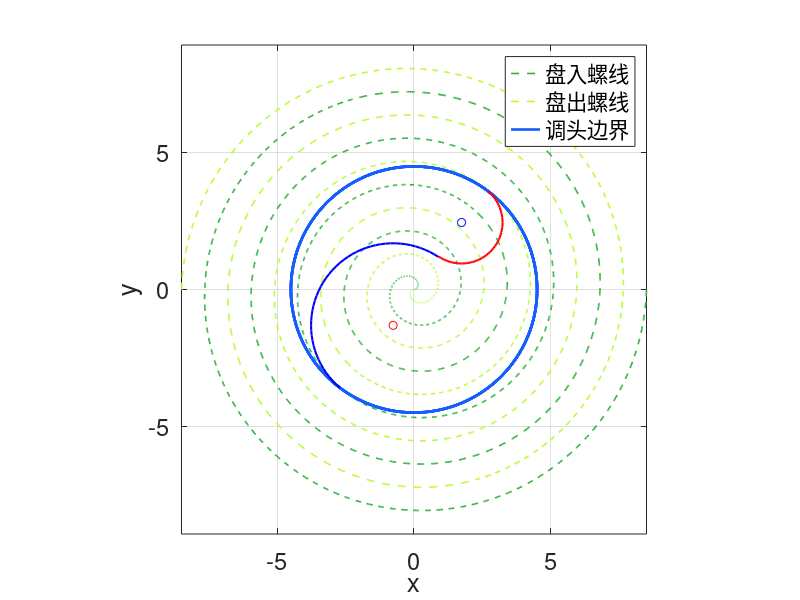
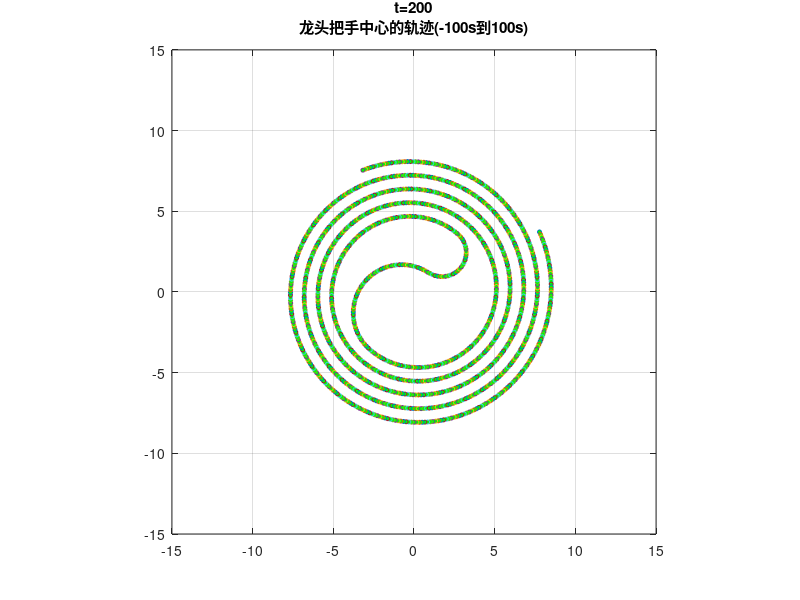

Source code (MATLAB) for these figures, in order: (Note: this script raises an error after producing the figures.)
clc;close all;clear

b_d=1.7; % 螺距
b=b_d./2./pi; % 螺线方程的系数
longshen=3.41;
longtoubashou=longshen-0.275.*2; % 龙头把手两个孔之间的距离
longshen2=2.2;
longshenbashou=longshen2-0.275.*2; % 其他凳子把手两个孔之间的距离
v_longtou=1; % 头节点速度
N=223; 
%% 盘出螺线与盘入螺线中心对称：

cita=5.*2.*pi:-0.01:0;
r=b.*cita;
x=r.*cos(cita);
y=r.*sin(cita);
figure(1)
set(gcf,'Position',[200 200 600 600]);
c_1=rand(1,3);
plot(x,y,'--','Color',c_1,'LineWidth',1.2)
axis equal
grid on
xlabel('x')
ylabel('y')
set(gca,'FontSize',17) 
hold on

cita=cita-pi;
R2=b.*(cita+pi); % 旋转180°
x2=R2.*cos(cita);
y2=R2.*sin(cita);
c_2=rand(1,3);
plot(x2,y2,'m--','Color',c_2,'LineWidth',1.2)

R=4.5; % 掉头区域半径
x_diao=R.*cos(cita);
y_diao=R.*sin(cita);
c_3=sort(rand(1,3));
plot(x_diao,y_diao,'Color',c_3,'LineWidth',1.9)


%% 写出入螺线和出螺线与圆形边界的交点角度./交点处的切线斜率等几何信息
cita_ru=R./b;
cita_chu=R./b-pi; 
slo=(b.*sin(cita_ru)+R.*cos(cita_ru))./(b.*cos(cita_ru)-R.*sin(cita_ru));
cita_max_1=atan(-1./slo)+pi; 
cita_dengyao=atan(tan(cita_ru))+pi-cita_max_1; 
RC1_C2=R./cos(cita_dengyao); %得到r1+r2的值
RC2=RC1_C2./3;
RC2=RC2-0.0027;
RC1=RC2.*2; 
phi=2.*cita_dengyao; 
SC1=RC1.*(pi-phi); SC2=RC2.*(pi-phi); 
cita_min_1=cita_max_1-SC1./RC1;  
cita_min_2=cita_min_1-pi;
cita_max_2=cita_min_2+SC2./RC2; 
x_C1=R.*cos(cita_ru)+RC1.*cos(cita_max_1-pi);
y_C1=R.*sin(cita_ru)+RC1.*sin(cita_max_1-pi); 

x_C2=R.*cos(cita_chu)-RC2.*cos(cita_max_2);
y_C2=R.*sin(cita_chu)-RC2.*sin(cita_max_2); 
figure(1)
hold on
plot(x_C1+RC1.*cos(linspace(cita_min_1,cita_max_1,50)),y_C1+RC1.*sin(linspace(cita_min_1,cita_max_1,50)),'b','LineWidth',1.5)
plot(x_C1,y_C1,'ro')
plot(x_C2+RC2.*cos(linspace(cita_min_2,cita_max_2,50)),y_C2+RC2.*sin(linspace(cita_min_2,cita_max_2,50)),'r','LineWidth',1.5)
plot(x_C2,y_C2,'bo')
legend('盘入螺线','盘出螺线','调头边界')
axis equal

%% 盘入曲线上头节点的位置求解
mycita=@(t,cita)1./(b.*sqrt(1+cita.^2));
cita0=cita_ru; 
dt=0.1; 
dt=1./randi([5 20]);
tspan=0:dt:100; % 求解时间点
[tt,cita]=ode45(mycita,tspan,cita0); 
X1=b.*cita.*cos(cita);
Y1=b.*cita.*sin(cita);

tt_ru=tt(end:-1:1);
X_save=zeros(224,200./dt+1);
Y_save=zeros(224,200./dt+1); 
TH=zeros(224,200./dt+1);
X_save(1,1:length(X1))=X1(end:-1:1); 
Y_save(1,1:length(Y1))=Y1(end:-1:1); 
TH(1,1:length(cita))=cita(end:-1:1); 

tt_c1=dt:dt:SC1; 
cita_C1=-tt_c1./RC1+cita_max_1;
TH(1,length(cita)+(1:length(tt_c1)))=cita_C1;
X_save(1,length(X1)+(1:length(tt_c1)))=RC1.*cos(cita_C1)+x_C1; 
Y_save(1,length(Y1)+(1:length(tt_c1)))=RC1.*sin(cita_C1)+y_C1; 

tt_c2=tt_c1(end)+dt:dt:SC1+SC2; 
cita_C2=(tt_c2-SC1)./RC2+cita_min_1-pi; 
TH(1,length(cita)+length(cita_C1)+(1:length(tt_c2)))=cita_C2;
X_save(1,length(X1)+length(cita_C1)+(1:length(tt_c2)))=RC2.*cos(cita_C2)+x_C2; 
Y_save(1,length(Y1)+length(cita_C1)+(1:length(tt_c2)))=RC2.*sin(cita_C2)+y_C2; 

mycita=@(t,cita)1./(b.*sqrt(1+(cita+pi).^2));
cita0=cita_chu; 
tspan=tt_c2(end)+dt:dt:100; 
[tt,cita2]=ode45(mycita,tspan,cita0); 
X2=b.*(cita2+pi).*cos(cita2);
Y2=b.*(cita2+pi).*sin(cita2);
TH(1,length(cita)+length(cita_C1)+length(tt_c2)+1:end)=cita2;
X_save(1,length(cita)+length(cita_C1)+length(tt_c2)+1:end)=X2;
Y_save(1,length(cita)+length(cita_C1)+length(tt_c2)+1:end)=Y2; 
figure(3)
set(gcf,'Position',[300 300 600 600])
clf

for i=1:3:length(TH(1,:))
title({['t=',num2str((i-1).*dt)],'龙头把手中心的轨迹(-100s到100s)'})
plot(X_save(1,i),Y_save(1,i),'Marker','o','MarkerSize',3,'MarkerFaceColor','g')
hold on
axis equal
axis([-15 15 -15 15])
grid on
drawnow
end


t_total=-100:dt:100;
for jj=(1:length(t_total))
j=round((t_total(1)+100)./dt)+jj;
if t_total(jj)<=0 
for i=2:N+1 
d=longtoubashou.*(i<=2)+longshenbashou.*(i>2);
citaij=solve_cita1(b_d,X_save(i-1,j),Y_save(i-1,j),TH(i-1,j),d);
TH(i,j)=citaij;
X_save(i,j)=b.*citaij.*cos(citaij);
Y_save(i,j)=b.*citaij.*sin(citaij);

end
elseif t_total(jj)>0 && t_total(jj)<=SC1
flag0=2;
for i=2:N+1
d=longtoubashou.*(i<=2)+longshenbashou.*(i>2);
if flag0==2 
[xi,yi,citai,flag0]=solve_point_2_1(b_d,X_save(i-1,j),Y_save(i-1,j),TH(i-1,j),d,RC1,x_C1,y_C1,cita_max_1);
TH(i,j)=citai;
X_save(i,j)=xi;
Y_save(i,j)=yi;
else  
citaij=solve_cita1(b_d,X_save(i-1,j),Y_save(i-1,j),TH(i-1,j),d); 
TH(i,j)=citaij;
X_save(i,j)=b.*citaij.*cos(citaij);
Y_save(i,j)=b.*citaij.*sin(citaij);
end
end
elseif t_total(jj)>SC1 && t_total(jj)<=SC1+SC2
flag0=3;
for i=2:N+1
d=longtoubashou.*(i<=2)+longshenbashou.*(i>2); 
if flag0==3
[xi,yi,citai,flag0]=solve_point_3_2(X_save(i-1,j),Y_save(i-1,j),TH(i-1,j),d,RC1,x_C1,y_C1,RC2,x_C2,y_C2,cita_min_2);
TH(i,j)=citai;
X_save(i,j)=xi;
Y_save(i,j)=yi;
elseif flag0==2 
[xi,yi,citai,flag0]=solve_point_2_1(b_d,X_save(i-1,j),Y_save(i-1,j),TH(i-1,j),d,RC1,x_C1,y_C1,cita_max_1);
TH(i,j)=citai;
X_save(i,j)=xi;
Y_save(i,j)=yi;
else  
citaij=solve_cita1(b_d,X_save(i-1,j),Y_save(i-1,j),TH(i-1,j),d); 
TH(i,j)=citaij;
X_save(i,j)=b.*citaij.*cos(citaij);
Y_save(i,j)=b.*citaij.*sin(citaij);
end
end
else 
flag0=4;
for i=2:N+1
d=longtoubashou.*(i<=2)+longshenbashou.*(i>2); 
if flag0==4
[xi,yi,citai,flag0]=solve_point_4_3(b_d,X_save(i-1,j),Y_save(i-1,j),TH(i-1,j),d,RC2,x_C2,y_C2,cita_max_2);
TH(i,j)=citai;
X_save(i,j)=xi;
Y_save(i,j)=yi;
elseif flag0==3 
[xi,yi,citai,flag0]=solve_point_3_2(X_save(i-1,j),Y_save(i-1,j),TH(i-1,j),d,RC1,x_C1,y_C1,RC2,x_C2,y_C2,cita_min_2);
TH(i,j)=citai;
X_save(i,j)=xi;
Y_save(i,j)=yi;
elseif flag0==2 
[xi,yi,citai,flag0]=solve_point_2_1(b_d,X_save(i-1,j),Y_save(i-1,j),TH(i-1,j),d,RC1,x_C1,y_C1,cita_max_1);
TH(i,j)=citai;
X_save(i,j)=xi;
Y_save(i,j)=yi;
else  
citaij=solve_cita1(b_d,X_save(i-1,j),Y_save(i-1,j),TH(i-1,j),d); 
TH(i,j)=citaij;
X_save(i,j)=b.*citaij.*cos(citaij);
Y_save(i,j)=b.*citaij.*sin(citaij);
end
end
end
end

%% 可视化调头过程！
figure(100)
clf;
set(gcf,'Position',[200 200 600 600])
for j=(1:2:length(t_total))+round((t_total(1)+100)./dt)
plot(X_save(:,j),Y_save(:,j),'k-o')
title({['t=',num2str(dt.*(j-1)-100)],'轨迹图'})
axis equal
grid on
xlabel('x')
ylabel('y')
axis([-17 17 -17 17])
drawnow

end

Vx=zeros(size(X_save));
Vy=Vx;
Vx(:,1)=(X_save(:,2)-X_save(:,1))./dt; 
Vx(:,end)=(X_save(:,end)-X_save(:,end-1))./dt; 
Vx(:,2:end-1)=(X_save(:,3:end)-X_save(:,1:end-2))./2./dt; 

Vy(:,1)=(Y_save(:,2)-Y_save(:,1))./dt; 
Vy(:,end)=(Y_save(:,end)-Y_save(:,end-1))./dt; 
Vy(:,2:end-1)=(Y_save(:,3:end)-Y_save(:,1:end-2))./2./dt; 

V=sqrt(Vx.^2+Vy.^2);


figure
plot(t_total,V(1,:),'b.','LineWidth',1.4)
ylim([0 1.1])
xlabel('时间')
ylabel('头把手的速度')
title('速度')

format long
nn=1./dt; 
index=1:nn:length(t_total); 
Dataxy=zeros(2.*(N+1),length(index)); 
Dataxy(1:2:end,:)=round(X_save(:,index),6); 
Dataxy(2:2:end,:)=round(Y_save(:,index),6);
Datav=round(V(:,index),6); 
% 写入文件
filename = 'result44_test.xlsx';
sheet = 1;
xlRange = 'B2';
xlswrite(filename,Dataxy,sheet,xlRange)  
sheet = 2;
xlRange = 'B2';
xlswrite(filename,Datav,sheet,xlRange)  


nn2=50./dt; 
index2=1:nn2:length(t_total); 
index_row=[1 2:50:224 224];
Dataxy2=zeros(2.*length(index_row),length(index2));
Dataxy2(1:2:end,:)=round(X_save(index_row,index2),6);
Dataxy2(2:2:end,:)=round(Y_save(index_row,index2),6) 
Datav2=round(V(index_row,index2),6) 

filename = 'result44_test_2.xlsx';
sheet = 1;
xlRange = 'B2';
xlswrite(filename,Dataxy2,sheet,xlRange)  % 写入位置坐标
sheet = 2;
xlRange = 'B2';
xlswrite(filename,Datav2,sheet,xlRange)  % 写入速度值

